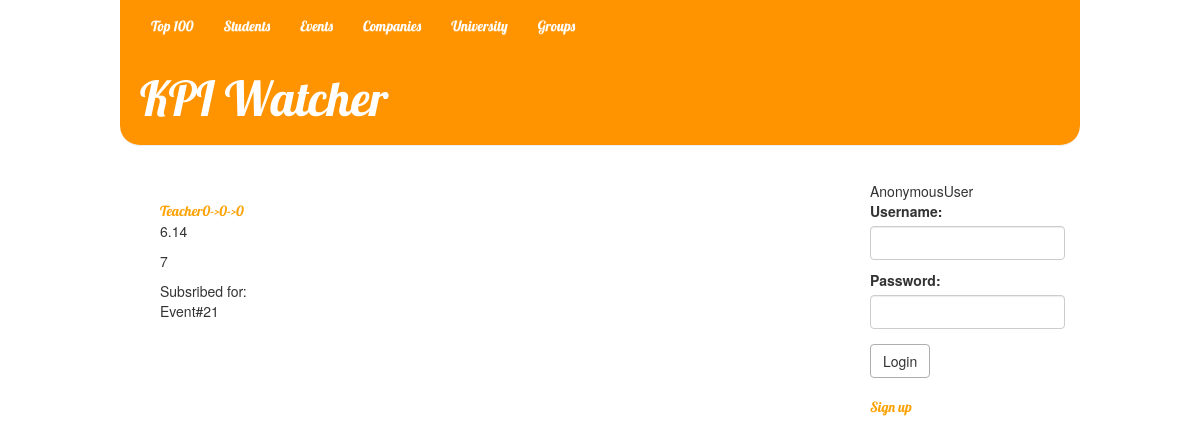
Page /teacher/494/ on the committed database.
### ratings/models.py (models this page shows)
class Teacher(models.Model):
	user = models.OneToOneField(User)
	department = models.ForeignKey(Department, related_name="teachers")
	avg_rating = models.DecimalField(max_digits=4, decimal_places=2, default=0, editable=False)
	count_of_votes = models.IntegerField(default=0, editable=False)
	voted_students = models.ManyToManyField('Student', related_name="rated_teachers", editable=False)
	def vote(self, vote, student):
		if not vote < 0 and not vote > 10:
			if isinstance(student, Student):
				if not self.voted_students.filter(user__id=student.user.id).exists():
					self.avg_rating = ((self.avg_rating * self.count_of_votes) + vote) / (self.count_of_votes + 1)
					self.count_of_votes += 1
					self.voted_students.add(student)
					self.save()
	 				return True
		return False
	def __str__(self):
		return self.user.get_username()

### events/models.py (models this page shows, shortened)
class Event(models.Model):
    creator = models.ForeignKey(User)
    name = models.CharField(max_length=250)
    text = models.TextField()
    date_published = models.DateTimeField(default=timezone.now, editable=False)
    subscribers = models.ManyToManyField(User, related_name="events")

### ratings/views.py (the view)
# urls.py: url(r'^teacher/(?P<pk>[0-9]+)/$', views.teacher_page, name="teacher_page"),
def teacher_page(request, pk):
    teacher = get_object_or_404(Teacher, pk=pk)
    if hasattr(request.user, 'student'):
        perm_to_vote = True
        perm_to_comment = True
    else:
        perm_to_vote = False
        perm_to_comment = False
    return render(request, 'ratings/teacher_page.html',
                  {'teacher': teacher, 'range': range(1, 11),
                   'perm_to_vote': perm_to_vote, 'perm_to_comment': perm_to_comment})

### ratings/ctx_log_processor.py (called while the page is built)
def auth_form(request):
    return {'form': AuthForm(), 'request': request}

### ratings/templates/ratings/teacher_page.html (shortened to what this page needs)
{% extends 'base.html' %}
{% block content %}
    <div>
		<a href="{% url 'ratings.views.teacher_page' pk=teacher.pk %}">{{ teacher.user.username }}</a>
		<p>{{ teacher.avg_rating }}</p>
		<p>{{ teacher.count_of_votes }}</p>
        {% if teacher.user.events.all %}
            Subsribed for:
            {% for event in teacher.user.events.all %}
               <p> {{ event.name }}</p>
            {% endfor %}
        {% endif %}
{% endblock %}

### ratings/static/styles.css (style rules this page uses)
body { width:80%; margin: auto; }
a { color: #FCA205; font-family: 'Lobster'; }
input[type=email],input[type=text], input[type=number], input[type=password] { height: 34px; }
input[type=email],input[type=text], input[type=number], textarea, input[type=password] { display: block; width: 100%; padding: 6px 12px; font-size: 14px; line-height: 1.42857143; color: #555; background-color: #fff; background-image: none; border: 1px solid #ccc; border-radius: 4px; -webkit-box-shadow: inset 0 1px 1px rgba(0,0,0,.075); box-shadow: inset 0 1px 1px rgba(0,0,0,.075); -webkit-transition: border-color ease-in-out .15s,-webkit-box-shadow ease-in-out .15s; -o-transition: border-color ease-in-out .15s,box-shadow ease-in-out .15s; transition: border-color ease-in-out .15s,box-shadow ease-in-out .15s; }

### rows in the picture
Teacher: user.username "Teacher0->0->0", avg_rating "6.14", count_of_votes "7"
Event: name "Event#21"

### other values in the picture
{{ user }} "AnonymousUser"
